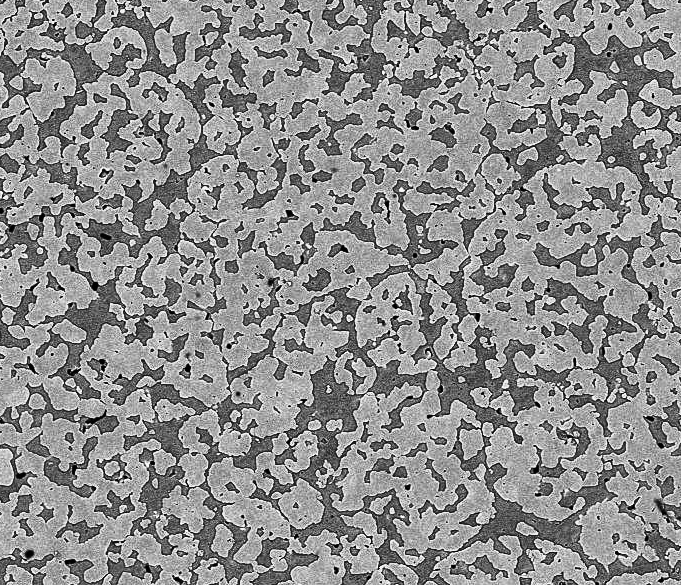
#> input picture CLAHE image.png, 681 x 585 px, given in place of hz1.png, which was not available
$ python 'Image Registratiion.py'
#> lines starting #> are read from the running program, lines starting #| are printed output that depends on the picture; after the words box and inside, x2 and y2 are one past the last pixel; in counts of white or black regions, pixels touching at a corner belong together; pictures that were not available may be replaced by others from this repository, and a replacement may not be noted
# -*- coding: utf-8 -*-
"""
Created on Sat May 15 08:02:48 2021

@author: AKSHANSH MISHRA
"""

##################### IMAGE REGISTRATION ###########################

#ORB

import cv2
import numpy as np

img=cv2.imread("A:/Data/HAZ/hz1.png")
#> img is the input picture: shape (585, 681, 3); min 0, max 255, mean 141.5
img1=cv2.cvtColor(img,cv2.COLOR_BGR2GRAY)

#Initiate ORB

orb=cv2.ORB_create(50)
kp,des=orb.detectAndCompute(img1,None)
#> kp = 50 keypoints; strongest (x, y, size): (291, 443, 31), (103, 170, 31), (94, 488, 31), (569, 439, 31)
img2=cv2.drawKeypoints(img1,kp,None,flags=None)

cv2.imwrite("A:/hz1 orb.png",img2)


#Task to be completed
# 1. Import two microstructure images
# 2. Convert to grayscale
# 3. Initiate ORB Detector
# 4. Find key points and describe them
# 5. Match the keypoints between two images by using Brute Force Matcher
# 6. Rejecting the bad keypoints by using RANSAC
# 7. Register the images using Homology

import cv2
import numpy as np

im2=cv2.imread("A:/Data/HAZ/hz1.png") #Reference Image
im1=cv2.imread("A:/Data/HAZ/hz1_rotate.png")  #Image to be registered
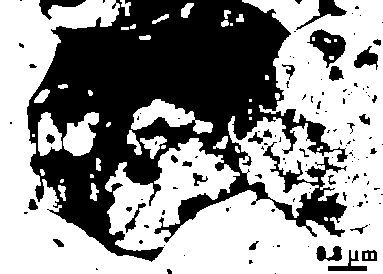
#> input picture Dilated tem.png, 383 x 274 px, given in place of hz1_rotate.png, which was not available
#> im1 is the input picture: shape (274, 383, 3); 57.7% white; 125 black regions (92 under 20 px), largest, box (x1, y1, x2, y2) and area: (27, 0, 348, 262) 40179, (307, 29, 346, 68) 716, (296, 0, 347, 30) 403

img1=cv2.cvtColor(im1,cv2.COLOR_BGR2GRAY)
img2=cv2.cvtColor(im2,cv2.COLOR_BGR2GRAY)

#Initiate ORB

orb=cv2.ORB_create(50)
kp1,des1=orb.detectAndCompute(img1,None)
#> kp1 = 50 keypoints; strongest (x, y, size): (246, 158, 31), (260, 139, 37.2), (321, 165, 31), (328, 187, 31)
kp2,des2=orb.detectAndCompute(img2,None)
#> kp2 has the same summary as kp

matcher=cv2.DescriptorMatcher_create(cv2.DESCRIPTOR_MATCHER_BRUTEFORCE_HAMMING)

#Match Desriptor
matches=matcher.match(des1,des2,None)
#> matches = 50 matches

matches=sorted(matches,key=lambda x:x.distance)

img5=cv2.drawMatches(img1,kp1,img2,kp2,matches[:10],None)
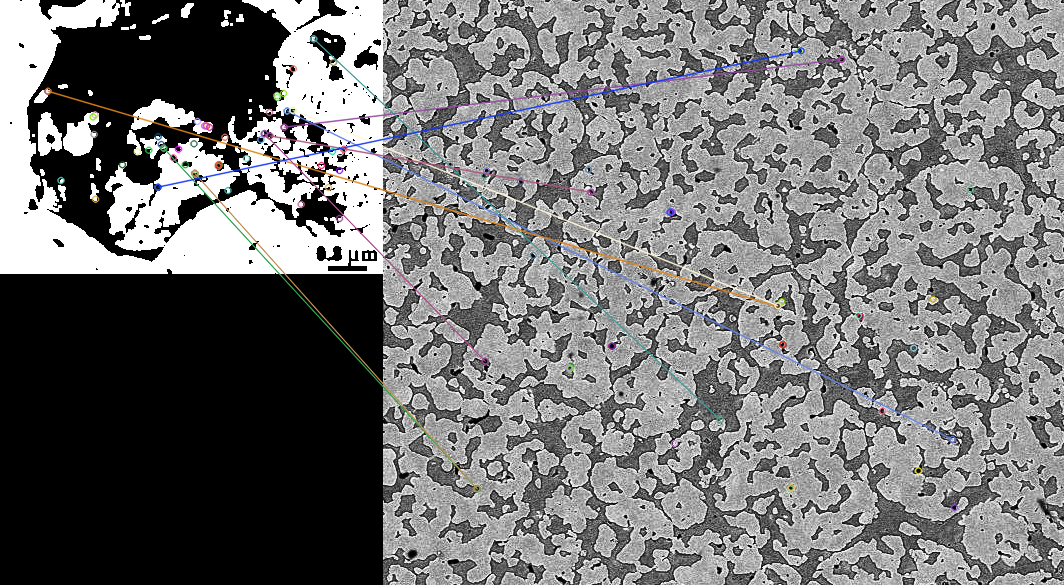
#> img5: shape (585, 1064, 3); mean of channels 0, 1, 2 115.5, 115.2, 115.4; drawn as B, G, R
points1=np.zeros((len(matches),2),dtype=np.float32)
#> points1 = 50 pairs, first value 0 to 0, second value 0 to 0
points2=np.zeros((len(matches),2),dtype=np.float32)
#> points2 = 50 pairs, first value 0 to 0, second value 0 to 0
for i,match in enumerate(matches):
    points1[i,:]=kp1[match.queryIdx].pt
    points2[i,:]=kp2[match.trainIdx].pt
#> this loop made 50 passes
#> after the loop, points1 = 50 pairs, first value 47.52 to 343.2, second value 38.4 to 218; points2 = 50 pairs, first value 93.6 to 587, second value 50.4 to 488.4
h,mask=cv2.findHomography(points1,points2,cv2.RANSAC)
#> h = [[2.25, -4.43, 92.34], [11.7, -23.15, 492.6], [0.024, -0.0474, 1]]; mask = 50 values, max 1 at index 4, min 0 at index 0, mean 0.12

#Use Homography
height,width,channels=im2.shape
#> height = 585; width = 681; channels = 3
im1Reg=cv2.warpPerspective(im1,h,(width,height))
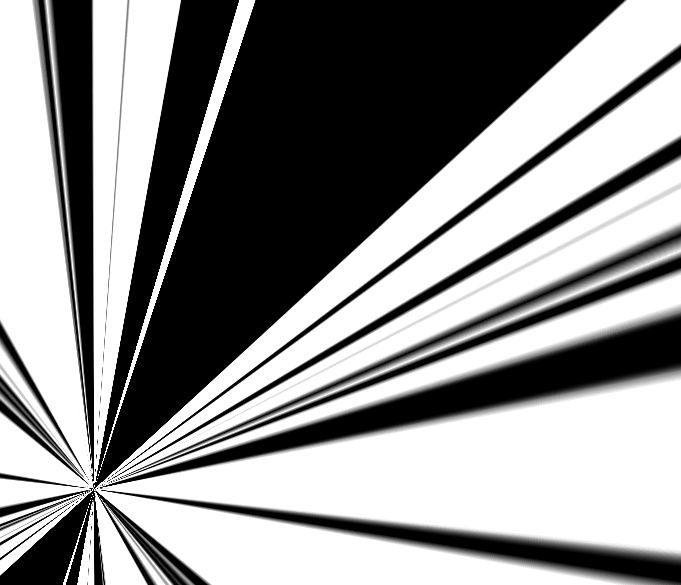
#> im1Reg: shape (585, 681, 3); min 0, max 255, mean 143.1
img5=cv2.drawMatches(im1,kp1,im2,kp2,matches[:10],None)
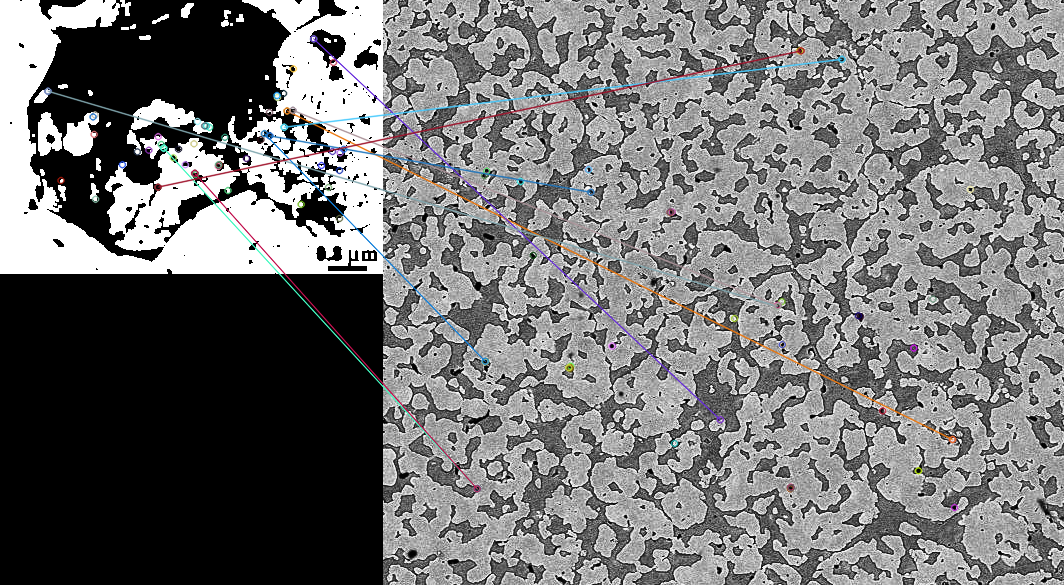
#> img5: shape (585, 1064, 3); mean B, G, R 115.4, 115.1, 115.2

cv2.imwrite("A:/Registered micros.png",im1Reg)
cv2.imwrite("A:/Keypoint matches.png",img5)


cv2.imwrite("A:/Matches.png",img5)
img3=cv2.drawKeypoints(img2,kp1,None,flags=None)
img4=cv2.drawKeypoints(img1,kp2,None,flags=None)

cv2.imwrite("A:/hz1 reference.png",img3)
cv2.imwrite("A:/hz1 to referenced.png",img4)
